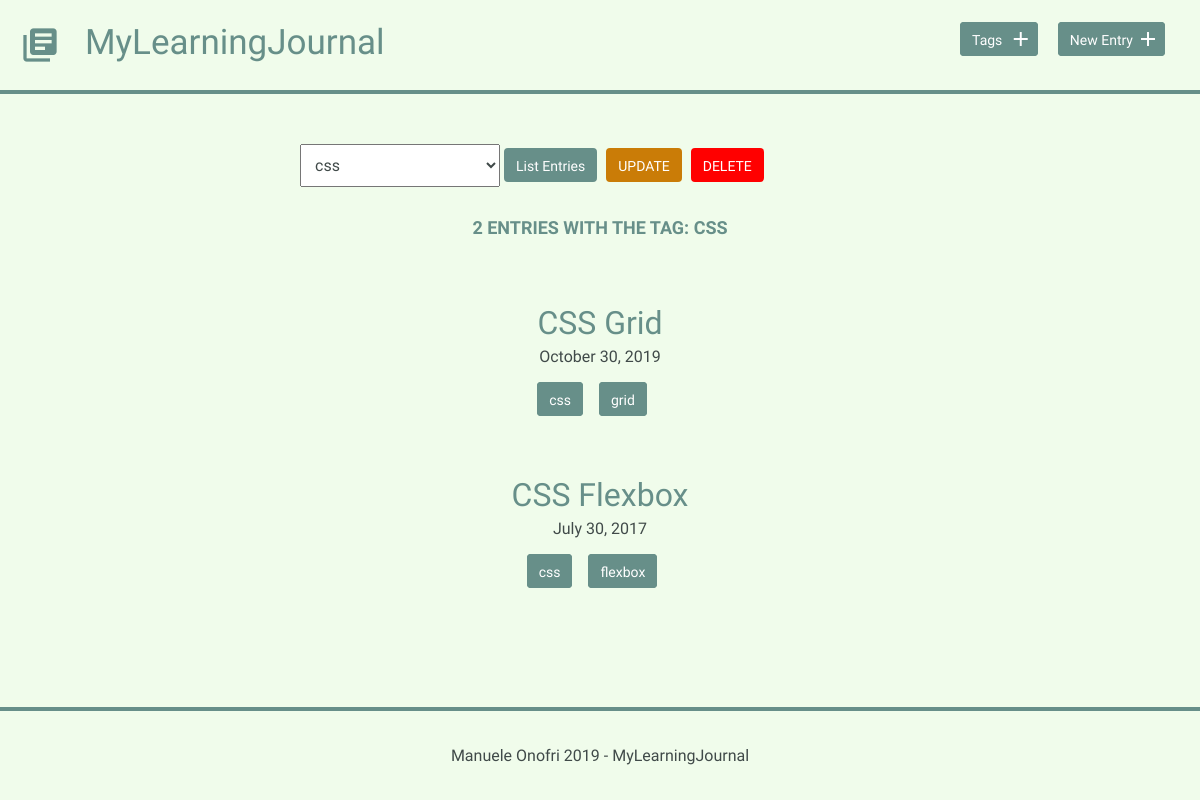
Page /tags.php?id=10 on the committed database.
### tables this page shows
CREATE TABLE "tags" (
	"id"	INTEGER NOT NULL PRIMARY KEY AUTOINCREMENT,
	"name"	TEXT NOT NULL UNIQUE
);

CREATE TABLE "entries" (
	`id`	INTEGER,
	`title`	TEXT,
	`date`	TEXT,
	`time_spent`	INTEGER,
	`learned`	BLOB,
	`resources`	BLOB,
	PRIMARY KEY(`id`)
);

### inc/functions.php (called while the page is built, shortened)
<?php
function get_entries_per_tag($tag_id) {
    include('connection.php');
    try {
        $results = $db->query('SELECT entries.* FROM entries JOIN entries_tags
                                ON entries.id = entries_tags.entries_id
                                WHERE entries_tags.tags_id = ?
                                ORDER BY entries.date DESC');
        $results->bindValue(1, $tag_id, PDO::PARAM_INT);
        $results->execute();
    } catch (Exception $e) {
       $e->getMessage();
    }
    $entries = $results->fetchAll(PDO::FETCH_ASSOC);
    return $entries;
}
function get_tags_per_entry($entry_id) {
    include('connection.php');
    try {
        $results = $db->query('SELECT tags.name, tags.id FROM tags JOIN entries_tags
                                ON tags.id = entries_tags.tags_id
                                WHERE entries_tags.entries_id = ?');
        $results->bindValue(1, $entry_id, PDO::PARAM_INT);
        $results->execute();
    } catch (Exception $e) {
       $e->getMessage();
    }
    $tags = $results->fetchAll(PDO::FETCH_ASSOC);
    return $tags;
}
function get_tags() {
    include('connection.php');
    try {
        $results = $db->query('SELECT name FROM tags ORDER BY name');
    } catch (Exception $e) {
       $e->getMessage();
    }
    $tags = array_map(function($t) { return $t['name'];}, $results->fetchAll(PDO::FETCH_ASSOC));
    return $tags;
}
function get_tag($tag_id) {
    include('connection.php');
    try {
        $result = $db->prepare('SELECT name FROM tags WHERE id = ?');
        $result->bindValue(1, $tag_id, PDO::PARAM_INT);
        $result->execute();
    } catch (Exception $e) {
        $e->getMessage();
    }
    $tag_name = $result->fetch(PDO::FETCH_ASSOC);
    return $tag_name;
}

### inc/entriesList.php (the view)
<div class="entry-list">
    <?php
    foreach ($entries as $entry) {
    $tags = get_tags_per_entry($entry['id']);
    ?>
        <article>
            <h2>
                <a href="detail.php?id=<?php echo $entry['id']; ?>">
                    <?php echo $entry['title']; ?>
                </a>
            </h2>
            <time datetime="<?php echo $entry['date']; ?>">
                <?php echo strftime("%B %e, %G", strtotime($entry['date'])); ?>
            </time>
            <?php
            if (!empty($tags)) {
                echo "<div class='tags-list'>";
                foreach ($tags as $tag) {
                    echo "<a href='tags.php?id=" . $tag['id'] . "' class='button button-tag'>" . $tag['name'] . "</a>";
                }
                echo "</div>";
            }
            ?>
        </article>
    <?php } ?>
</div>

### tags.php (shortened to what this page needs)
<?php
include('inc/functions.php');
$tags = get_tags();
if (isset($_GET['id'])) {
    $tag_id = filter_input(INPUT_GET, 'id', FILTER_SANITIZE_NUMBER_INT);
    $tag_name = get_tag($tag_id)['name'];
    $entries = get_entries_per_tag($tag_id);
}
include('inc/header.php');
?>
<div class="tags-control">
    <form action="tags.php" method="post">
        <select name="tag">
        <?php
        foreach ($tags as $tag) {
            if (isset($tag_id) && ($tag == $tag_name)) {
                echo "<option value='$tag' selected>$tag</option>";
            } else {
                echo "<option value='$tag'>$tag</option>";
            }
        }
        ?>
        </select>
        <input class="button" type="submit" name="submit" value="List Entries" />
        <input class="button button-update" type="submit" name="update" value="Update" />
        <input class="button button-delete" type="submit" name="delete" value="Delete" onclick="return confirm('Are you sure you want to delete the selected tag?')" />
    </form>
</div>
<?php
if (isset($entries)) {
    $entries_number = count($entries);
    if ($entries_number > 0) {
        if ($entries_number == 1) {
            echo "<h4>$entries_number entry with the tag: $tag_name</h4>";
        } else {
            echo "<h4>$entries_number entries with the tag: $tag_name</h4>";
        }
        include('inc/entriesList.php');
    } else {
        echo "<h4>No entries with the tag: $tag_name</h4>";
    }
}
?>
<?php include('inc/footer.php'); ?>

### css/site.css (style rules this page uses)
body { font-size: 16px; color: #404a49; font-family: 'Cousine', serif; font-weight: 400; background-color: rgb(240, 252, 235); position: relative; min-height: 100vh; }
.tags-control { display: box; width: 600px; margin: 50px auto 0; }
.button { padding: 8px 10px 6px 10px; background: #678f89; border: 2px solid #678f89; border-radius: 4px; text-decoration: none; color: #FFF; position: relative; text-align: center; font-size: 14px; }
.button-delete { text-transform: uppercase; background-color: rgb(255, 0, 0); border-color: rgb(255, 0, 0); }
.button-update { text-transform: uppercase; background-color: #ca7c07; border-color: #ca7c07; }
.button-tag { margin-right: 1rem; }
h1, h2, h3, h4 { margin: 0; font-weight: 400; line-height: 1em; color: #000; }
h2 { font-size: 32px; }
h2 a { text-decoration: none; color: #678f89; }
h4 { font-size: 18px; font-family: 'Work Sans', serif; font-weight: 600; text-transform: uppercase; text-align: center; color: #678f89; margin-top: 2rem; }
.entry-list, .edit-entry, .new-entry, .edit-tag { max-width: 800px; margin: 0 auto; padding: 70px 0 150px 0; }
.entry-list article { margin-bottom: 70px; text-align: center; }
.entry-list article:last-child { margin-bottom: 0; }
.entry-list article h2 { margin-bottom: 8px; }
.tags-list { margin-top: 1.5rem; }
input[type=submit] { margin-right: 5px; }
select { padding: 10px; width: 200px; }

### rows in the picture
tags: tag "css", name "CSS"
entries: title "CSS Grid", date "October 30, 2019", name "css", name "grid"
entries: title "CSS Flexbox", date "July 30, 2017", name "css", name "flexbox"

### other values in the picture
$entries_number "2"
